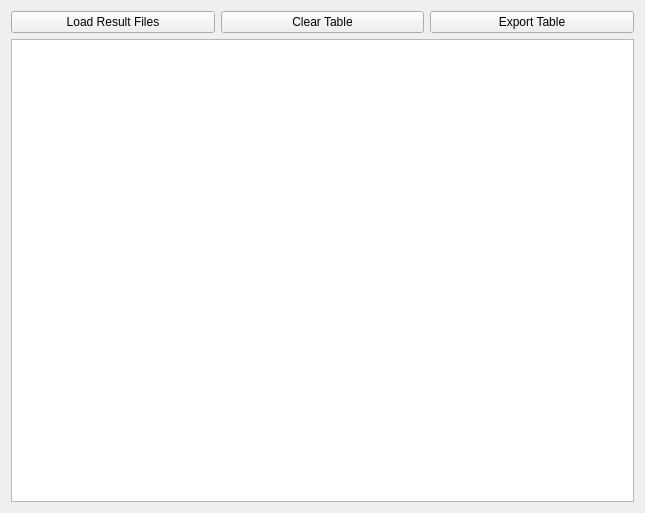
<?xml version="1.0" encoding="UTF-8"?>
<ui version="4.0">
 <class>Form</class>
 <widget class="QWidget" name="Form">
  <property name="geometry">
   <rect>
    <x>0</x>
    <y>0</y>
    <width>645</width>
    <height>513</height>
   </rect>
  </property>
  <property name="windowTitle">
   <string>Form</string>
  </property>
  <layout class="QVBoxLayout" name="verticalLayout">
   <item>
    <layout class="QHBoxLayout" name="horizontalLayout">
     <item>
      <widget class="QPushButton" name="loadButton">
       <property name="text">
        <string>Load Result Files</string>
       </property>
      </widget>
     </item>
     <item>
      <widget class="QPushButton" name="clearButton">
       <property name="text">
        <string>Clear Table</string>
       </property>
      </widget>
     </item>
     <item>
      <widget class="QPushButton" name="exportButton">
       <property name="text">
        <string>Export Table</string>
       </property>
      </widget>
     </item>
    </layout>
   </item>
   <item>
    <widget class="QTableView" name="tableView"/>
   </item>
  </layout>
 </widget>
 <resources/>
 <connections/>
</ui>
